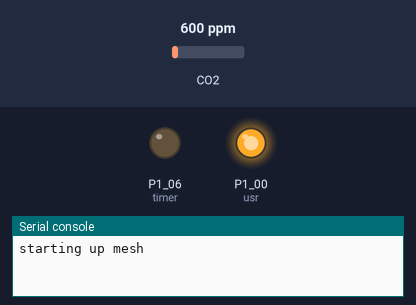
Recording of a program running on a simulated CircuitPython board. On the bench: output pins drawn as LEDs (lit = HIGH), the last lines printed to the serial console. Inputs (shaded band) come from the test bench; at power-on: CO2 600 ppm.

Above: at 1.1 s.
At 32.1 s:
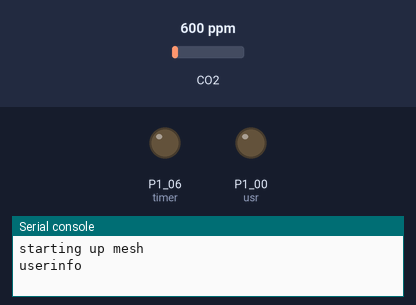
At 93.6 s:
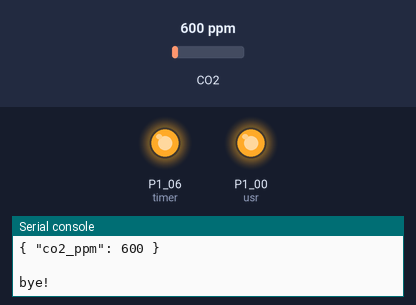
Timing chart, 0 to 130.0 s (numbered marks = the images above):
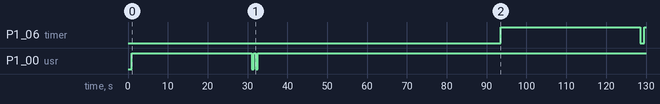

Measured:
- by itself, P1_06 (timer): LOW → HIGH at 93.5 s, → LOW 35.0 s later, → HIGH 1.0 s later

The program:

co2_nicenano_timer.py
```python
import adafruit_scd4x
import board
import busio
import digitalio
import time

i2c = busio.I2C(board.P0_11, board.P1_04)
uart = busio.UART(board.P0_20, board.P0_22, baudrate=38400, timeout=0)

timer = digitalio.DigitalInOut(board.P1_06)
timer.direction = digitalio.Direction.OUTPUT

usr = digitalio.DigitalInOut(board.P1_00)
usr.direction = digitalio.Direction.OUTPUT

scd4x = adafruit_scd4x.SCD4X(i2c)
scd4x.start_periodic_measurement()


# press for 1 second to wake up mesh and let mesh startup
print('starting up mesh')
usr.value = False
time.sleep(1)
usr.value = True
time.sleep(30)

# double tap to send userinfo
print('userinfo')
usr.value = False
time.sleep(0.5)
usr.value = True
time.sleep(0.5)
usr.value = False
time.sleep(0.5)
usr.value = True
time.sleep(30)

# send co2
while True:
    if scd4x.data_ready:
        s = str('{ "co2_ppm": %d }' % scd4x.CO2)
        print(s)
        print()
        uart.write(bytes(s, 'ascii'))

        # let mesh send data
        time.sleep(30)

        # tell timer we're done
        print('bye!')
        timer.value = False
        time.sleep(1)
        timer.value = True
    time.sleep(5)
```
